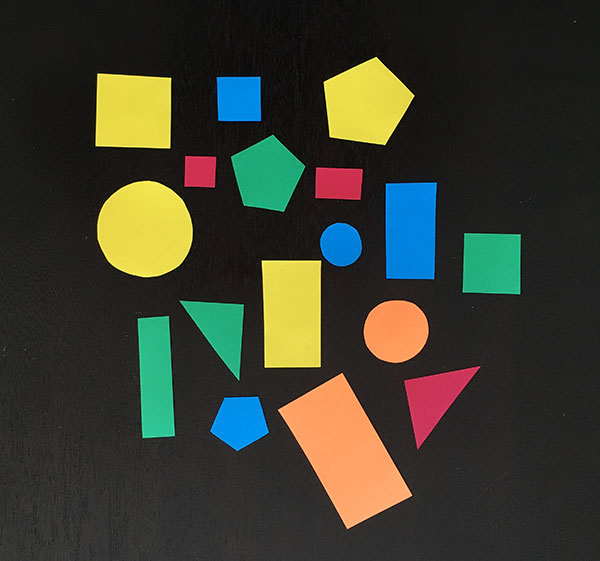
#> input picture fall-2019/seminar-8-cv-intro/images/shapes.jpg, 600 x 561 px
$ jupyter execute --allow-errors seminar-8-2-shape-detection.ipynb   (shell and % lines are left out)   (older library calls are emulated)
#> lines starting #> are read from the running program, lines starting #| are printed output that depends on the picture; after the words box and inside, x2 and y2 are one past the last pixel; in counts of white or black regions, pixels touching at a corner belong together
# AI Community @ Семинар № 8
## Поиск фигур на изображении

[cell 1]
import cv2
import imutils
import numpy as np
import seaborn as sns
from collections import OrderedDict
from skimage.io import imshow
from scipy.spatial import distance as dist
from matplotlib import pyplot as plt

plt.rcParams['figure.figsize'] = (10, 10)
plt.rcParams['axes.grid'] = False

[cell 2]
class ShapeDetector:
    """
    Class which detects shapes given contour.
    """

    def detect(self, c):
        shape = "unidentified"
        peri = cv2.arcLength(c, True)
        # approximates a contour shape to another shape with less number
        # of vertices depending upon the precision we specify
        polygon = cv2.approxPolyDP(c, 0.04 * peri, True)
        if len(polygon) == 3:
            shape = "triangle"
        elif len(polygon) == 4:
            (x, y, w, h) = cv2.boundingRect(polygon)
            ar = w / float(h)
            shape = "square" if ar >= 0.95 and ar <= 1.05 else "rectangle"
        else:
            shape = "circle"
        return shape

OpenCV загружает изображения в формате BGR.
Превратим BGR в RGB и уменьшим изображение:

[cell 3]
image = cv2.imread("./images/shapes.jpg")[:, :, ::-1]
# image_rbg = cv2.cvtColor(image, cv2.COLOR_BAYER_BG2RGB)
resized = imutils.resize(image, width=300)
resized_original = resized.copy()
resized_colors = resized.copy()
ratio = image.shape[0] / float(resized.shape[0])
#> ratio = 2

[cell 4]
imshow(resized);

Для поиска контуров нужно бинаризованное изображение.
Сначала переведем изображение в оттенки серого:

[cell 5]
gray = cv2.cvtColor(resized, cv2.COLOR_RGB2GRAY)
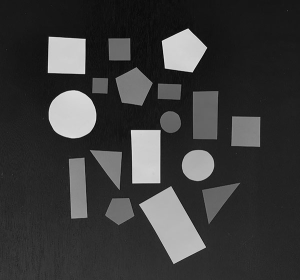
#> gray: shape (280, 300); min 8, max 230, mean 58.1
imshow(gray);

Затем бинаризуем:

[cell 6]
thresh = cv2.threshold(gray, 60, 255, cv2.THRESH_BINARY)[1]
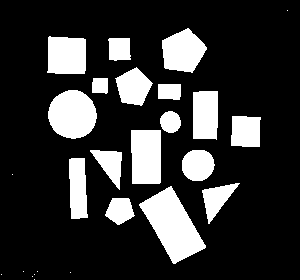
#> thresh: shape (280, 300); 20.2% white; 26 white regions (9 under 20 px), largest, box (x1, y1, x2, y2) and area: (139, 186, 206, 264) 2603, (48, 90, 97, 139) 1857, (131, 130, 161, 184) 1588
imshow(thresh)

[cell 7]
blurred = cv2.GaussianBlur(gray, (5, 5), 0)
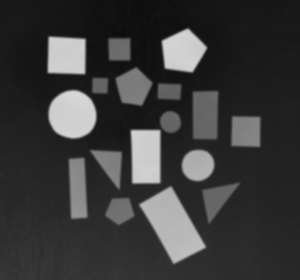
#> blurred: shape (280, 300); min 12, max 216, mean 58.1
thresh = cv2.threshold(blurred, 60, 255, cv2.THRESH_BINARY)[1]
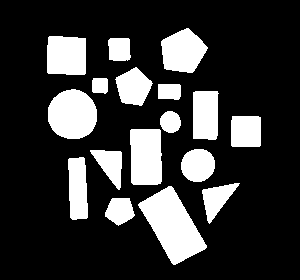
#> thresh: shape (280, 300); 21.4% white; 17 white regions

[cell 8]
imshow(thresh)

Найдем контуры:

[cell 9]
contours, hier = cv2.findContours(thresh.copy(), cv2.RETR_EXTERNAL, cv2.CHAIN_APPROX_SIMPLE)
#> contours = 17 contours; largest, box (x1, y1, x2, y2) and area: (138, 186, 207, 265) 2698, (48, 89, 97, 139) 1883, (130, 129, 162, 185) 1629, (161, 28, 208, 73) 1426, (47, 36, 86, 75) 1386
contours = contours[1] #if imutils.is_cv2() else contours[1]
#> contours = contour of 156 points, box (x1, y1, x2, y2) (138, 186, 207, 265), area 2698

Определим тип каждого объекта по его контуру.
Для этого используем наш класс `ShapeDetector`:

Моменты изображения помогают вам вычислить некоторые функции, такие как центр масс объекта, площадь объекта и т. д.

[cell 10]
contours
#> Out has the same summary as contours
